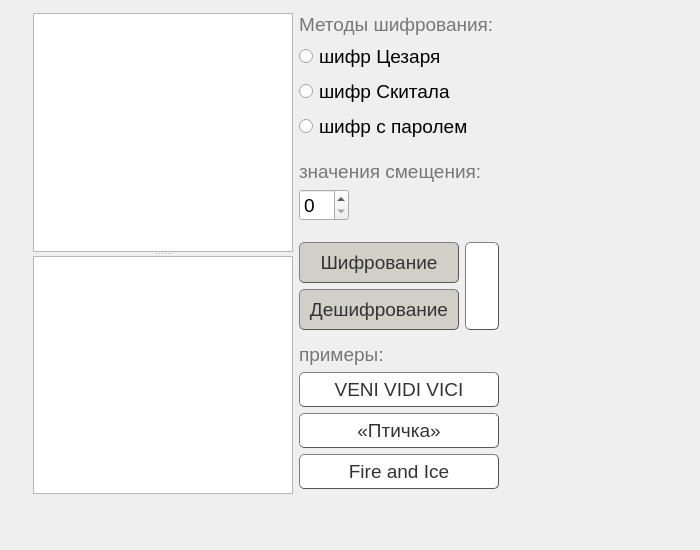
<?xml version="1.0" encoding="UTF-8"?>
<ui version="4.0">
 <class>Widget</class>
 <widget class="QWidget" name="Widget">
  <property name="geometry">
   <rect>
    <x>0</x>
    <y>0</y>
    <width>700</width>
    <height>550</height>
   </rect>
  </property>
  <property name="windowTitle">
   <string>Widget</string>
  </property>
  <widget class="QWidget" name="layoutWidget">
   <property name="geometry">
    <rect>
     <x>22</x>
     <y>2</y>
     <width>493</width>
     <height>503</height>
    </rect>
   </property>
   <layout class="QHBoxLayout" name="horizontalLayout_2">
    <item>
     <widget class="QSplitter" name="splitter">
      <property name="sizePolicy">
       <sizepolicy hsizetype="Expanding" vsizetype="Expanding">
        <horstretch>0</horstretch>
        <verstretch>0</verstretch>
       </sizepolicy>
      </property>
      <property name="orientation">
       <enum>Qt::Vertical</enum>
      </property>
      <widget class="QTextEdit" name="textForCode">
       <property name="minimumSize">
        <size>
         <width>200</width>
         <height>100</height>
        </size>
       </property>
      </widget>
      <widget class="QTextEdit" name="textForDecode">
       <property name="minimumSize">
        <size>
         <width>200</width>
         <height>100</height>
        </size>
       </property>
      </widget>
     </widget>
    </item>
    <item>
     <layout class="QVBoxLayout" name="verticalLayout">
      <property name="sizeConstraint">
       <enum>QLayout::SetFixedSize</enum>
      </property>
      <item>
       <layout class="QVBoxLayout" name="verticalLayout_2">
        <item>
         <widget class="QLabel" name="metods">
          <property name="sizePolicy">
           <sizepolicy hsizetype="Fixed" vsizetype="Preferred">
            <horstretch>0</horstretch>
            <verstretch>0</verstretch>
           </sizepolicy>
          </property>
          <property name="font">
           <font>
            <pointsize>14</pointsize>
           </font>
          </property>
          <property name="styleSheet">
           <string notr="true">color:#777;</string>
          </property>
          <property name="text">
           <string>Методы шифрования:</string>
          </property>
         </widget>
        </item>
        <item>
         <widget class="QRadioButton" name="codeCaesar">
          <property name="sizePolicy">
           <sizepolicy hsizetype="Fixed" vsizetype="Fixed">
            <horstretch>0</horstretch>
            <verstretch>0</verstretch>
           </sizepolicy>
          </property>
          <property name="font">
           <font>
            <pointsize>14</pointsize>
           </font>
          </property>
          <property name="text">
           <string>шифр Цезаря</string>
          </property>
         </widget>
        </item>
        <item>
         <widget class="QRadioButton" name="codeSkital">
          <property name="sizePolicy">
           <sizepolicy hsizetype="Fixed" vsizetype="Fixed">
            <horstretch>0</horstretch>
            <verstretch>0</verstretch>
           </sizepolicy>
          </property>
          <property name="font">
           <font>
            <pointsize>14</pointsize>
           </font>
          </property>
          <property name="text">
           <string>шифр Скитала</string>
          </property>
         </widget>
        </item>
        <item>
         <widget class="QRadioButton" name="codeWithPassword">
          <property name="sizePolicy">
           <sizepolicy hsizetype="Fixed" vsizetype="Fixed">
            <horstretch>0</horstretch>
            <verstretch>0</verstretch>
           </sizepolicy>
          </property>
          <property name="font">
           <font>
            <pointsize>14</pointsize>
           </font>
          </property>
          <property name="text">
           <string>шифр с паролем</string>
          </property>
         </widget>
        </item>
       </layout>
      </item>
      <item>
       <spacer name="verticalSpacer">
        <property name="orientation">
         <enum>Qt::Vertical</enum>
        </property>
        <property name="sizeType">
         <enum>QSizePolicy::Fixed</enum>
        </property>
        <property name="sizeHint" stdset="0">
         <size>
          <width>20</width>
          <height>13</height>
         </size>
        </property>
       </spacer>
      </item>
      <item>
       <layout class="QVBoxLayout" name="verticalLayout_3">
        <property name="rightMargin">
         <number>5</number>
        </property>
        <item>
         <widget class="QLabel" name="codeProperty">
          <property name="sizePolicy">
           <sizepolicy hsizetype="Fixed" vsizetype="Preferred">
            <horstretch>0</horstretch>
            <verstretch>0</verstretch>
           </sizepolicy>
          </property>
          <property name="font">
           <font>
            <pointsize>14</pointsize>
           </font>
          </property>
          <property name="styleSheet">
           <string notr="true">color:#777;</string>
          </property>
          <property name="text">
           <string>значения смещения:</string>
          </property>
         </widget>
        </item>
        <item>
         <widget class="QSpinBox" name="codeParametrs">
          <property name="sizePolicy">
           <sizepolicy hsizetype="Fixed" vsizetype="Fixed">
            <horstretch>0</horstretch>
            <verstretch>0</verstretch>
           </sizepolicy>
          </property>
          <property name="minimumSize">
           <size>
            <width>50</width>
            <height>0</height>
           </size>
          </property>
          <property name="font">
           <font>
            <pointsize>14</pointsize>
           </font>
          </property>
         </widget>
        </item>
       </layout>
      </item>
      <item>
       <spacer name="verticalSpacer_2">
        <property name="orientation">
         <enum>Qt::Vertical</enum>
        </property>
        <property name="sizeType">
         <enum>QSizePolicy::Fixed</enum>
        </property>
        <property name="sizeHint" stdset="0">
         <size>
          <width>20</width>
          <height>15</height>
         </size>
        </property>
       </spacer>
      </item>
      <item>
       <layout class="QHBoxLayout" name="horizontalLayout">
        <property name="sizeConstraint">
         <enum>QLayout::SetNoConstraint</enum>
        </property>
        <property name="rightMargin">
         <number>5</number>
        </property>
        <item>
         <layout class="QVBoxLayout" name="verticalLayout_4">
          <item>
           <widget class="QPushButton" name="coderButton">
            <property name="sizePolicy">
             <sizepolicy hsizetype="Ignored" vsizetype="Preferred">
              <horstretch>0</horstretch>
              <verstretch>0</verstretch>
             </sizepolicy>
            </property>
            <property name="minimumSize">
             <size>
              <width>160</width>
              <height>40</height>
             </size>
            </property>
            <property name="font">
             <font>
              <pointsize>14</pointsize>
             </font>
            </property>
            <property name="styleSheet">
             <string notr="true">QPushButton{color: #333;border: 1px solid #555;border-radius: 5px;border-style: outset;
background-color: rgb(208, 208, 201);padding: 5px;}
QPushButton:hover {background: qradialgradient(cx: 0.3, cy: -0.4, fx: 0.3, fy:-0.4, radius: 1.35, stop: 0 #fff, stop: 1 #bbb);}
QPushButton:pressed {border-style: inset;
 background: qradialgradient(cx: 0.4, cy: -0.1, fx: 0.4, fy: -0.1,radius: 1.35, stop: 0 #fff, stop: 1 #ddd);}</string>
            </property>
            <property name="text">
             <string>Шифрование</string>
            </property>
           </widget>
          </item>
          <item>
           <widget class="QPushButton" name="decoderButton">
            <property name="sizePolicy">
             <sizepolicy hsizetype="Ignored" vsizetype="Preferred">
              <horstretch>0</horstretch>
              <verstretch>0</verstretch>
             </sizepolicy>
            </property>
            <property name="minimumSize">
             <size>
              <width>160</width>
              <height>40</height>
             </size>
            </property>
            <property name="font">
             <font>
              <pointsize>14</pointsize>
             </font>
            </property>
            <property name="styleSheet">
             <string notr="true">QPushButton{color: #333;border: 1px solid #555;border-radius: 5px;border-style: outset;
background-color: rgb(208, 208, 201);padding: 5px;}
QPushButton:hover {background: qradialgradient(cx: 0.3, cy: -0.4, fx: 0.3, fy:-0.4, radius: 1.35, stop: 0 #fff, stop: 1 #bbb);}
QPushButton:pressed {border-style: inset;
 background: qradialgradient(cx: 0.4, cy: -0.1, fx: 0.4, fy: -0.1,radius: 1.35, stop: 0 #fff, stop: 1 #ddd);}</string>
            </property>
            <property name="text">
             <string>Дешифрование</string>
            </property>
           </widget>
          </item>
         </layout>
        </item>
        <item>
         <widget class="QPushButton" name="swapButton">
          <property name="sizePolicy">
           <sizepolicy hsizetype="Ignored" vsizetype="Fixed">
            <horstretch>0</horstretch>
            <verstretch>0</verstretch>
           </sizepolicy>
          </property>
          <property name="minimumSize">
           <size>
            <width>30</width>
            <height>88</height>
           </size>
          </property>
          <property name="baseSize">
           <size>
            <width>0</width>
            <height>0</height>
           </size>
          </property>
          <property name="font">
           <font>
            <pointsize>14</pointsize>
           </font>
          </property>
          <property name="styleSheet">
           <string notr="true">
QPushButton{color: #333;border: 1px solid #555;border-radius: 5px;border-style: outset;
background-color:#fff;padding: 5px;background-image: url(:/arrowUp2.png);
image: url(:/arrowUp2.png);}
QPushButton:hover {background: qradialgradient(cx: 0.3, cy: -0.4, fx: 0.3, fy:-0.4, radius: 1.35, stop: 0 #fff, stop: 1 #bbb);}
QPushButton:pressed {border-style: inset;
 background: qradialgradient(cx: 0.4, cy: -0.1, fx: 0.4, fy: -0.1,radius: 1.35, stop: 0 #fff, stop: 1 #ddd);}</string>
          </property>
          <property name="text">
           <string/>
          </property>
         </widget>
        </item>
       </layout>
      </item>
      <item>
       <spacer name="verticalSpacer_3">
        <property name="orientation">
         <enum>Qt::Vertical</enum>
        </property>
        <property name="sizeType">
         <enum>QSizePolicy::Expanding</enum>
        </property>
        <property name="sizeHint" stdset="0">
         <size>
          <width>20</width>
          <height>13</height>
         </size>
        </property>
       </spacer>
      </item>
      <item>
       <layout class="QVBoxLayout" name="verticalLayout_5">
        <property name="sizeConstraint">
         <enum>QLayout::SetFixedSize</enum>
        </property>
        <property name="rightMargin">
         <number>5</number>
        </property>
        <property name="bottomMargin">
         <number>5</number>
        </property>
        <item>
         <widget class="QLabel" name="examples">
          <property name="sizePolicy">
           <sizepolicy hsizetype="Fixed" vsizetype="Preferred">
            <horstretch>0</horstretch>
            <verstretch>0</verstretch>
           </sizepolicy>
          </property>
          <property name="font">
           <font>
            <pointsize>14</pointsize>
           </font>
          </property>
          <property name="styleSheet">
           <string notr="true">color:#777;</string>
          </property>
          <property name="text">
           <string>примеры:</string>
          </property>
         </widget>
        </item>
        <item>
         <widget class="QPushButton" name="examplesVeni">
          <property name="sizePolicy">
           <sizepolicy hsizetype="Fixed" vsizetype="Fixed">
            <horstretch>0</horstretch>
            <verstretch>0</verstretch>
           </sizepolicy>
          </property>
          <property name="minimumSize">
           <size>
            <width>200</width>
            <height>0</height>
           </size>
          </property>
          <property name="font">
           <font>
            <pointsize>14</pointsize>
           </font>
          </property>
          <property name="styleSheet">
           <string notr="true">QPushButton{color: #333;border: 1px solid #555;border-radius: 5px;border-style: outset;
background-color:#fff;padding: 5px;}
QPushButton:hover {background: qradialgradient(cx: 0.3, cy: -0.4, fx: 0.3, fy:-0.4, radius: 1.35, stop: 0 #fff, stop: 1 #bbb);}
QPushButton:pressed {border-style: inset;
 background: qradialgradient(cx: 0.4, cy: -0.1, fx: 0.4, fy: -0.1,radius: 1.35, stop: 0 #fff, stop: 1 #ddd);}</string>
          </property>
          <property name="text">
           <string>VENI VIDI VICI</string>
          </property>
         </widget>
        </item>
        <item>
         <widget class="QPushButton" name="examplesBird">
          <property name="sizePolicy">
           <sizepolicy hsizetype="Fixed" vsizetype="Fixed">
            <horstretch>0</horstretch>
            <verstretch>0</verstretch>
           </sizepolicy>
          </property>
          <property name="minimumSize">
           <size>
            <width>200</width>
            <height>0</height>
           </size>
          </property>
          <property name="font">
           <font>
            <pointsize>14</pointsize>
           </font>
          </property>
          <property name="styleSheet">
           <string notr="true">QPushButton{color: #333;border: 1px solid #555;border-radius: 5px;border-style: outset;
background-color:#fff;padding: 5px;}
QPushButton:hover {background: qradialgradient(cx: 0.3, cy: -0.4, fx: 0.3, fy:-0.4, radius: 1.35, stop: 0 #fff, stop: 1 #bbb);}
QPushButton:pressed {border-style: inset;
 background: qradialgradient(cx: 0.4, cy: -0.1, fx: 0.4, fy: -0.1,radius: 1.35, stop: 0 #fff, stop: 1 #ddd);}</string>
          </property>
          <property name="text">
           <string>«Птичка»</string>
          </property>
         </widget>
        </item>
        <item>
         <widget class="QPushButton" name="examplesFire">
          <property name="sizePolicy">
           <sizepolicy hsizetype="Fixed" vsizetype="Fixed">
            <horstretch>0</horstretch>
            <verstretch>0</verstretch>
           </sizepolicy>
          </property>
          <property name="minimumSize">
           <size>
            <width>200</width>
            <height>0</height>
           </size>
          </property>
          <property name="font">
           <font>
            <pointsize>14</pointsize>
           </font>
          </property>
          <property name="styleSheet">
           <string notr="true">QPushButton{color: #333;border: 1px solid #555;border-radius: 5px;border-style: outset;
background-color:#fff;padding: 5px;}
QPushButton:hover {background: qradialgradient(cx: 0.3, cy: -0.4, fx: 0.3, fy:-0.4, radius: 1.35, stop: 0 #fff, stop: 1 #bbb);}
QPushButton:pressed {border-style: inset;
 background: qradialgradient(cx: 0.4, cy: -0.1, fx: 0.4, fy: -0.1,radius: 1.35, stop: 0 #fff, stop: 1 #ddd);}</string>
          </property>
          <property name="text">
           <string>Fire and Ice</string>
          </property>
         </widget>
        </item>
       </layout>
      </item>
     </layout>
    </item>
   </layout>
  </widget>
 </widget>
 <layoutdefault spacing="6" margin="11"/>
 <resources/>
 <connections/>
</ui>
